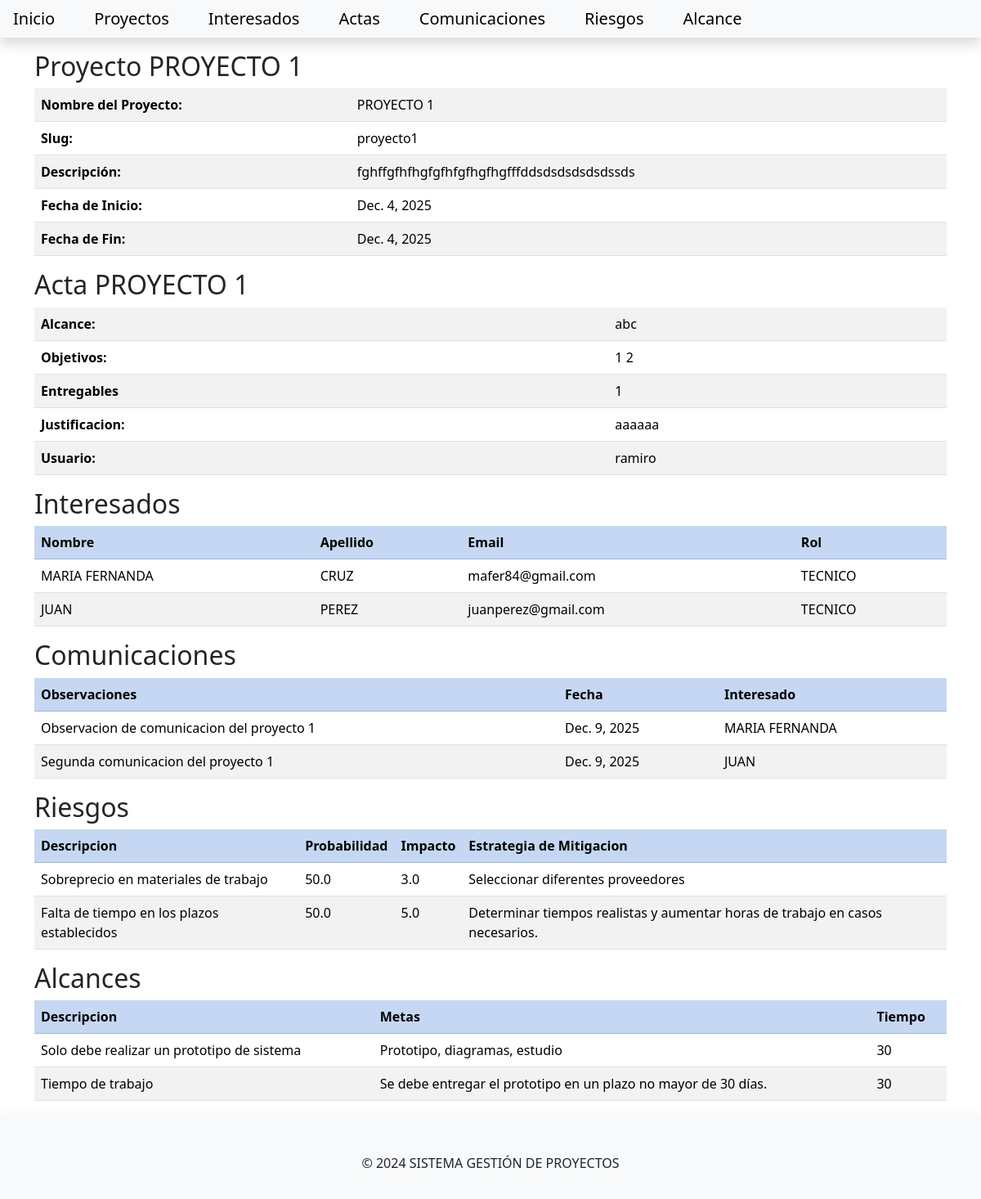
The page /gestionproyectos/proyecto/proyecto1/ on the database its author committed.
### gestionproyecto/models.py (models this page shows, shortened)
class Proyecto(models.Model):
    nombre = models.CharField(max_length=100)
    descripcion = models.TextField()
    fecha_inicio = models.DateField()
    fecha_fin = models.DateField()
    estado = models.IntegerField(choices=ESTADO, default=0)
    fecha_creacion = models.DateTimeField(auto_now_add=True)
    fecha_modificacion = models.DateTimeField(auto_now=True)
    acta_constitucion = models.OneToOneField(to='gestionproyecto.ActaConstitucion', on_delete=models.CASCADE, null=True, blank=True)
    interesados = models.ManyToManyField(to=Interesado, blank=True)
    comunicaciones = models.ManyToManyField(to=Comunicacion, blank=True)
    riesgos = models.ManyToManyField(to=Riesgo, blank=True)
    alcances = models.ManyToManyField(to=Alcance, blank=True)
    slug = models.SlugField(unique=True, max_length=200, blank=True)

class ActaConstitucion(models.Model):
    alcance = models.TextField()
    objetivos = models.TextField()
    entregables = models.TextField()
    justificacion = models.TextField()
    usuario = models.ForeignKey(to=User, on_delete=models.CASCADE)
    slug = models.SlugField(unique=True, max_length=200, blank=True)

class Persona(models.Model):
    nombre = models.CharField(max_length=100)
    apellido = models.CharField(max_length=100)
    email = models.EmailField()
    slug = models.SlugField(unique=True, max_length=200, blank=True)
    class Meta:
        abstract = True

class Interesado(Persona):
    rol = models.CharField(max_length=100)

class Comunicacion(models.Model):
    observaciones = models.TextField()
    fecha = models.DateField()
    interesado = models.ForeignKey(to=Interesado, on_delete=models.CASCADE)
    slug = models.SlugField(unique=True, max_length=200, blank=True)

class Riesgo(models.Model):
    descripcion = models.TextField()
    probabilidad = models.FloatField()
    impacto = models.FloatField()
    estrategia_mitigacion = models.TextField()
    slug = models.SlugField(unique=True, max_length=200, blank=True)

class Alcance(models.Model):
    descripcion = models.TextField()
    metas = models.TextField()
    tiempo = models.IntegerField()
    slug = models.SlugField(unique=True, max_length=200, blank=True)

### gestionproyecto/views.py (the view)
# urls.py: path('proyecto/<slug:slug>/', views.ProyectoView.as_view(), name='proyecto_view'),
class ProyectoView(generic.DetailView):
    model = Proyecto
    template_name = 'gestionproyectos/proyecto.html'

### templates/gestionproyectos/proyecto.html
{% extends 'gestionproyectos/base.html' %}
{% block content %}
<div class="container">
<div class="title mt-3">
<div class="card-title">
    <h2> Proyecto {{ proyecto.nombre }}</h2>
</div>
<div class="card-body">
    <table class="table table-striped" >
        <tr>
            <th>Nombre del Proyecto:</th>
            <td>{{ proyecto.nombre }}</td>
        </tr>
        <tr>
            <th>Slug:</th>
            <td>{{ proyecto.slug }}</td>
        </tr>
        <tr>
            <th>Descripción:</th>
            <td>{{ proyecto.descripcion }}</td>
        </tr>
        <tr>
            <th>Fecha de Inicio:</th>
            <td>{{ proyecto.fecha_inicio }}</td>
        </tr>
        <tr>
            <th>Fecha de Fin:</th>
            <td>{{ proyecto.fecha_fin }}</td>
        </tr>
    </table>
</div>
</div>
</div>
<div class="container">
<div class="title mt-3">
<div class="card-title">
    <h2> Acta {{ proyecto.nombre }}</h2>
</div>
<div class="card-body">
    <table class="table table-striped">
        <tr>
            <th>Alcance:</th>
            <td>{{ proyecto.acta_constitucion.alcance | slice:"100" }}</td>
        </tr>
        <tr>
            <th>Objetivos:</th>
            <td>{{ proyecto.acta_constitucion.objetivos | slice:"100" }}</td>
        </tr>
        <tr>
            <th>Entregables</th>
            <td>{{ proyecto.acta_constitucion.entregables | slice:"100" }}</td>
        </tr>
        <tr>
            <th>Justificacion:</th>
            <td>{{ proyecto.acta_constitucion.justificacion | slice:"100" }}</td>
        </tr>
         <tr>
            <th>Usuario:</th>
            <td>{{ proyecto.acta_constitucion.usuario | slice:"100" }}</td>
        </tr>
    </table>
</div>
</div>
</div>
<div class="container">
<div class="title mt-3">
<div class="card-title">
    <h2> Interesados</h2>
</div>
<div class="card-body">
    <table class="table table-striped" >
        <tr class="table-primary">
            <th>Nombre</th>
            <th>Apellido</th>
            <th>Email</th>
            <th>Rol</th>
        </tr>
        {% for interesado in proyecto.interesados.all %}
        <tr>
            <td>{{ interesado.nombre }}</td>
            <td>{{ interesado.apellido }}</td>
            <td>{{ interesado.email }}</td>
            <td>{{ interesado.rol }}</td>
        </tr>
        {% endfor %}
    </table>
</div>
</div>
</div>
<div class="container">
<div class="title mt-3">
<div class="card-title">
    <h2> Comunicaciones</h2>
</div>
<div class="card-body">
    <table class="table table-striped" >
        <tr class="table-primary">
            <th>Observaciones</th>
            <th>Fecha</th>
            <th>Interesado</th>
        </tr>
        {% for comunicacion in proyecto.comunicaciones.all %}
        <tr>
            <td>{{ comunicacion.observaciones }}</td>
            <td>{{ comunicacion.fecha }}</td>
            <td>{{ comunicacion.interesado.nombre }}</td>
        </tr>
        {% endfor %}
    </table>
</div>
</div>
</div>
<div class="container">
<div class="title mt-3">
<div class="card-title">
    <h2> Riesgos</h2>
</div>
<div class="card-body">
    <table class="table table-striped" >
        <tr class="table-primary">
            <th>Descripcion</th>
            <th>Probabilidad</th>
            <th>Impacto</th>
            <th>Estrategia de Mitigacion</th>
        </tr>
        {% for riesgo in proyecto.riesgos.all %}
        <tr>
            <td>{{ riesgo.descripcion }}</td>
            <td>{{ riesgo.probabilidad }}</td>
            <td>{{ riesgo.impacto }}</td>
            <td>{{ riesgo.estrategia_mitigacion }}</td>
        </tr>
        {% endfor %}
    </table>
</div>
</div>
</div>
<div class="container">
<div class="title mt-3">
<div class="card-title">
    <h2> Alcances</h2>
</div>
<div class="card-body">
    <table class="table table-striped" >
        <tr class="table-primary">
            <th>Descripcion</th>
            <th>Metas</th>
            <th>Tiempo</th>
        </tr>
        {% for alcance in proyecto.alcances.all %}
        <tr>
            <td>{{ alcance.descripcion }}</td>
            <td>{{ alcance.metas }}</td>
            <td>{{ alcance.tiempo }}</td>
        </tr>
        {% endfor %}
    </table>
</div>
</div>
</div>
{% endblock content %}

### rows shown on the page
Proyecto: nombre "PROYECTO 1", slug "proyecto1", descripcion "fghffgfhfhgfgfhfgfhgfhgfffddsdsdsdsdsdssds", fecha_inicio "Dec. 4, 2025", fecha_fin "Dec. 4, 2025", acta_constitucion.alcance "abc", acta_constitucion.objetivos "1 2", acta_constitucion.entregables "1", acta_constitucion.justificacion "aaaaaa", acta_constitucion.usuario "ramiro"
Interesado: nombre "MARIA FERNANDA", apellido "CRUZ", email "mafer84@gmail.com", rol "TECNICO"
Interesado: nombre "JUAN", apellido "PEREZ", email "juanperez@gmail.com", rol "TECNICO"
Comunicacion: observaciones "Observacion de comunicacion del proyecto 1", fecha "Dec. 9, 2025", interesado.nombre "MARIA FERNANDA"
Comunicacion: observaciones "Segunda comunicacion del proyecto 1", fecha "Dec. 9, 2025", interesado.nombre "JUAN"
Riesgo: descripcion "Sobreprecio en materiales de trabajo", probabilidad "50.0", impacto "3.0", estrategia_mitigacion "Seleccionar diferentes proveedores"
Riesgo: descripcion "Falta de tiempo en los plazos establecidos", probabilidad "50.0", impacto "5.0", estrategia_mitigacion "Determinar tiempos realistas y aumentar horas de trabajo en casos necesarios."
Alcance: descripcion "Solo debe realizar un prototipo de sistema", metas "Prototipo, diagramas, estudio", tiempo "30"
Alcance: descripcion "Tiempo de trabajo", metas "Se debe entregar el prototipo en un plazo no mayor de 30 días.", tiempo "30"
